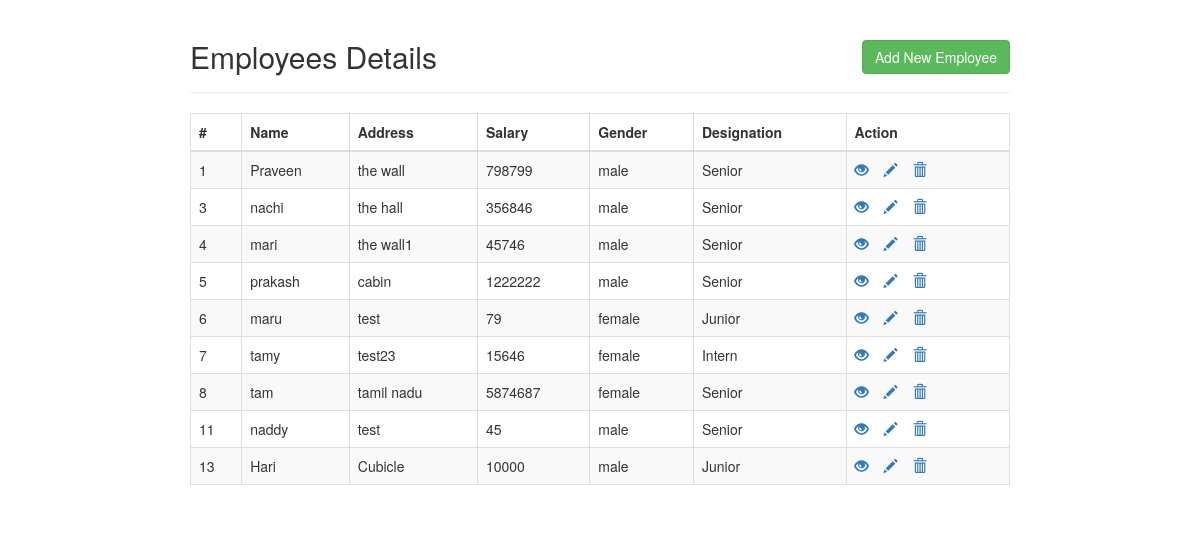
The page / on the database its author committed.
### tables this page shows
CREATE TABLE `employees` (
  `id` int(11) NOT NULL,
  `name` varchar(100) NOT NULL,
  `address` varchar(255) NOT NULL,
  `salary` int(10) NOT NULL,
  `gender` varchar(50) DEFAULT NULL,
  `designation` varchar(50) DEFAULT NULL
);

### index.php (the view, shortened to what this page needs)
<!DOCTYPE html>
<html lang="en">
<head>
    <link rel="stylesheet" href="https://maxcdn.bootstrapcdn.com/bootstrap/3.3.7/css/bootstrap.css">
</head>
<body>
    <div class="wrapper">
        <div class="container-fluid">
            <div class="row">
                <div class="col-md-12">
                    <div class="page-header clearfix">
                        <h2 class="pull-left">Employees Details</h2>
                        <a href="create.php" class="btn btn-success pull-right">Add New Employee</a>
                    </div>
                    <?php
                    require_once 'config.php';
                    $sql = "SELECT * FROM employees";
                    if($result = $pdo->query($sql)){
                        if($result->rowCount() > 0){
                            echo "<table class='table table-bordered table-striped'>";
                                echo "<thead>";
                                    echo "<tr>";
                                        echo "<th>#</th>";
                                        echo "<th>Name</th>";
                                        echo "<th>Address</th>";
                                        echo "<th>Salary</th>";
                                        echo "<th>Gender</th>";
                                        echo "<th>Designation</th>";
                                        echo "<th>Action</th>";
                                    echo "</tr>";
                                echo "</thead>";
                                echo "<tbody>";
                                while($row = $result->fetch()){
                                    echo "<tr>";
                                        echo "<td>" . $row['id'] . "</td>";
                                        echo "<td>" . $row['name'] . "</td>";
                                        echo "<td>" . $row['address'] . "</td>";
                                        echo "<td>" . $row['salary'] . "</td>";
                                        echo "<td>" . $row['gender'] . "</td>";
                                        echo "<td>" . $row['designation'] . "</td>";
                                        echo "<td>";
                                            echo "<a href='read.php?id=". $row['id'] ."' title='View Record' data-toggle='tooltip'><span class='glyphicon glyphicon-eye-open'></span></a>";
                                            echo "<a href='update.php?id=". $row['id'] ."' title='Update Record' data-toggle='tooltip'><span class='glyphicon glyphicon-pencil'></span></a>";
                                            echo "<a href='delete.php?id=". $row['id'] ."' title='Delete Record' data-toggle='tooltip'><span class='glyphicon glyphicon-trash'></span></a>";
                                        echo "</td>";
                                    echo "</tr>";
                                }
                                echo "</tbody>";
                            echo "</table>";
                        } else{
                            echo "<p class='lead'><em>No records were found.</em></p>";
                        }
                    } else{
                        echo "ERROR: Could not able to execute $sql. " . $mysqli->error;
                    }
                    ?>
                </div>
            </div>
        </div>
    </div>
</body>
</html>

### index.php (style rules this page uses)
.wrapper { width: 850px; margin: 0 auto; }
.page-header h2 { margin-top: 0; }
table tr td:last-child a { margin-right: 15px; }

### rows shown on the page
employees: id "1", name "Praveen", address "the wall", salary "798799", gender "male", designation "Senior"
employees: id "3", name "nachi", address "the hall", salary "356846", gender "male", designation "Senior"
employees: id "4", name "mari", address "the wall1", salary "45746", gender "male", designation "Senior"
employees: id "5", name "prakash", address "cabin", salary "1222222", gender "male", designation "Senior"
employees: id "6", name "maru", address "test", salary "79", gender "female", designation "Junior"
employees: id "7", name "tamy", address "test23", salary "15646", gender "female", designation "Intern"
employees: id "8", name "tam", address "tamil nadu", salary "5874687", gender "female", designation "Senior"
employees: id "11", name "naddy", address "test", salary "45", gender "male", designation "Senior"
employees: id "13", name "Hari", address "Cubicle", salary "10000", gender "male", designation "Junior"
